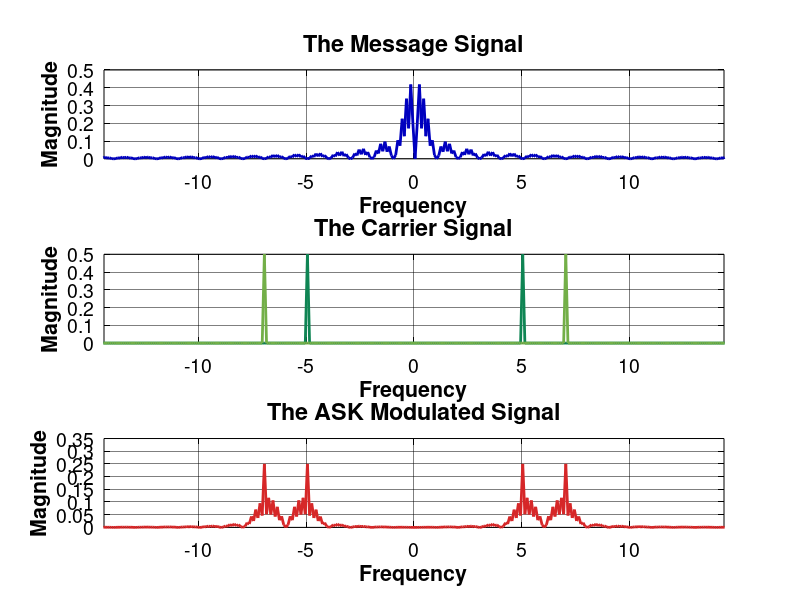
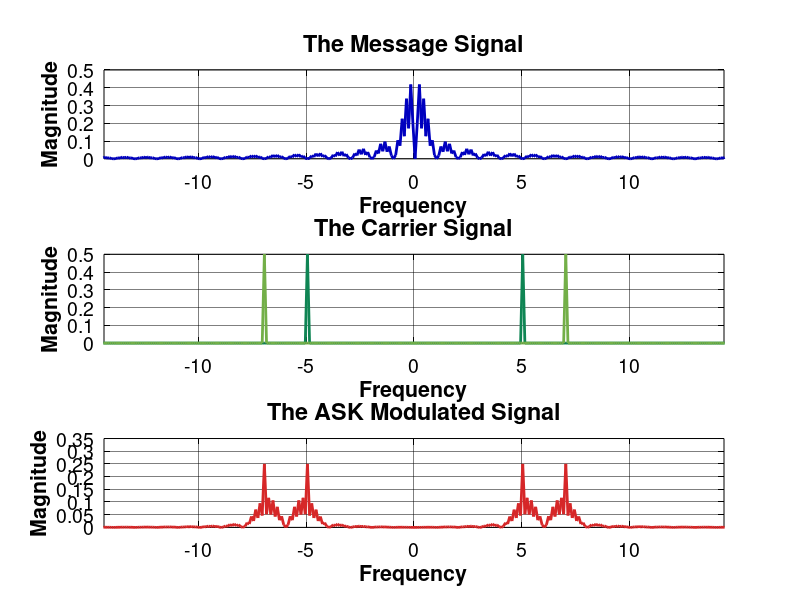
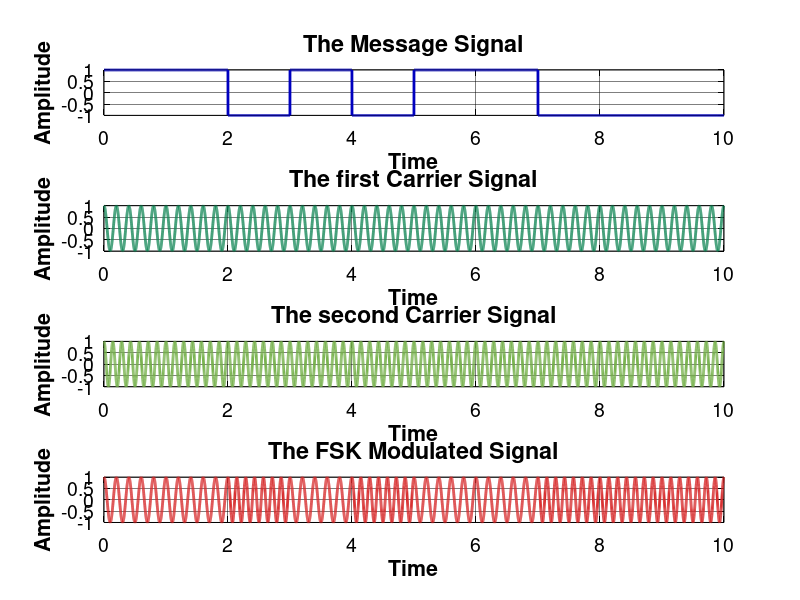
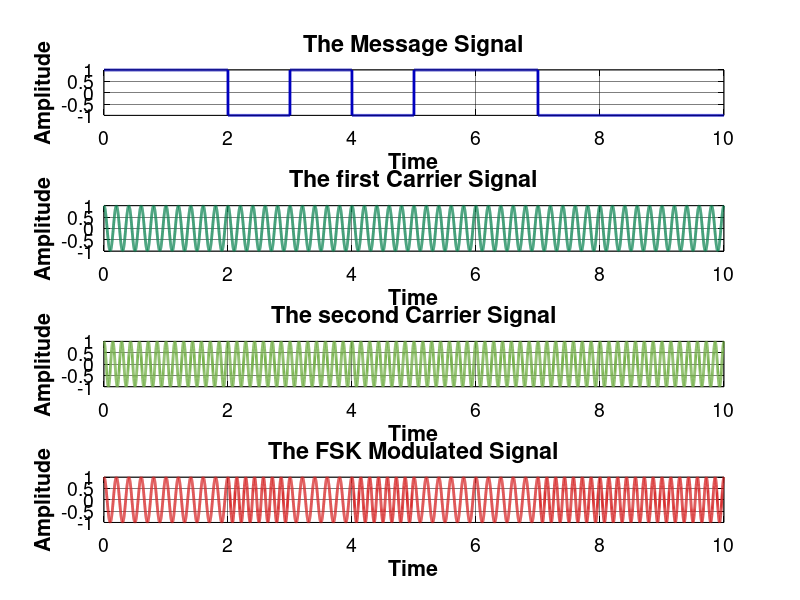

Recreate these plots in MATLAB, in order.
%%%%%%%%%%%%%%%%%%%%%%%%%%%%%%%%%%%%%%%%%%%%%%%%%%%%%%%%%%%%%%%%
%         Illustrating Chapter 10 Digital Modulation :         %
%                                 FSK Modulation               %
%                                                              %
%        Book : Analog & Digital Communication Systems         %
%                   By: Dr.Farnaz Ghassemi                     %
%                          Chapter 10                          %
%                                                              %
%                                                              %
%   Version.1:             03/10/27---Dr.Ghassemi              %
%%%%%%%%%%%%%%%%%%%%%%%%%%%%%%%%%%%%%%%%%%%%%%%%%%%%%%%%%%%%%%%%
close all;
clear all;
clc;
colors=[0,0,0;                       %1-Black
        0,0,0.75;                    %2-Blue
        214/255,39/255,40/255;       %3-Red
        15/255,133/255,84/255;       %4-Green
        118/255,78/255,159/255;      %5-Purple
        225/255,124/255,5/255;       %6-Orange
        56/255,166/255,165/255;      %7-Light Blue
        204/255,80/255,62/255;       %8-Light Red
        115/255,175/255,72/255;      %9-Light Green
        237/255,173/255,8/255;       %10-Light Orange
        148/255,52/255,110/255;      %11-Light Purple
        70/255,0,114/255;            %12-Dark Blue
        0,0.5,0.25                   %13-Green
        ];
grayColor = [0.5, 0.5, 0.5];
marks={'-';'--';':';'-.'};

% Set Text Font
set(0, 'DefaultTextFontName', 'Helvetica', 'DefaultTextFontSize', 18, 'DefaultTextFontWeight', 'bold', 'DefaultTextColor', 'black');

% Set default properties for titles, labels, and axes
set(groot, 'DefaultAxesFontName', 'Helvetica'); % Default font for axes
set(groot, 'DefaultAxesFontSize', 12); % Default font size for axes
set(groot, 'DefaultAxesTitleFontWeight', 'bold'); % Default title weight (optional)

% Set default properties for title font specifically
set(groot, 'DefaultAxesTitleFontSizeMultiplier', 1.2); % Adjust title font size relative to axes font size
set(groot, 'DefaultTextFontName', 'Helvetica'); % Default font for text objects

% Set default properties for all axes
set(groot, 'DefaultAxesFontSize', 14); % Set font size for all axes' tick labels
set(groot, 'DefaultAxesFontName', 'Helvetica'); % Set font for all axes' tick labels
%set(groot, 'DefaultAxesFontWeight', 'bold'); % Set font weight for all axes' tick labels
set(groot, 'DefaultAxesXColor', 'black'); % Set X-axis color
set(groot, 'DefaultAxesYColor', 'black'); % Set Y-axis color

% Set default properties for axes
set(groot, 'DefaultAxesGridLineStyle', '-'); % Default grid line style
set(groot, 'DefaultAxesGridColor', [0 0 0]); % Default grid color (black)
set(groot, 'DefaultAxesGridAlpha', 0.5); % Default grid opacity (fully opaque)
set(groot, 'DefaultAxesLineWidth', 0.5); % Default axes line width (affects grid lines too)

% Box Style for Axe
set(groot, 'DefaultAxesBox', 'on'); % Default: 'on' means axes have a box

%%%%%%%%%%%%%%%%%%%%%%%%%%%%%%%%%%%%%%%%%%%%%%%%%%%%%%%%%%%%%%%%%%%%%%%%%%%
%                              DSB Modulation                                      %
%%%%%%%%%%%%%%%%%%%%%%%%%%%%%%%%%%%%%%%%%%%%%%%%%%%%%%%%%%%%%%%%%%%%%%%%%%%

t0=10;                               	% signal duration
ts=0.001;                            	% sampling interval
fs=1/ts;                             	% sampling frequency
t=[0:ts:t0-ts];                         % time vector
df=0.2;                              	% required frequency resolution



% message signal

p=[1 1 0 1 0 1 1 0 0 0];                % Message signal
m=[];
for i=1: length(p)
    m=[m,p(i)*ones(1,fs)];
end
m_n=m;%(m-mean(m))/max(abs(m));            % normalized message signal
M = fftshift(fft(m_n) / length(m_n));   % Fourier transform 
f = linspace(-fs/2, fs/2, length(M));	% frequency vector



% carrier signal
fc1=5;                              	% carrier frequency
c1=cos(2*pi*fc1.*t);                   	% carrier signal
C1 = fftshift(fft(c1) / length(c1));       % Fourier transform 

fc2=7;                              	% carrier frequency
c2=cos(2*pi*fc2.*t);                   	% carrier signal
C2 = fftshift(fft(c2) / length(c2));       % Fourier transform 

% DSB Modulated signal
u=[];
for i=1:length(p)
    if p(i)==1
        u=[u,ones(1,fs).*c1(1:fs)];                       % DSB Modulated signal
    else
        u=[u,ones(1,fs).*c2(1:fs)];                       % DSB Modulated signal
    end
end
U = fftshift(fft(u) / length(u));      % Fourier transform 

%%%%%%%%%%%%%%%%%%%%%%%%%%%%%%%%%%%%%%%%%%%%%%%%%%%%%%%%%%%%%%%%%%%%%%%%%%%
%                            Plot Figures                                 %
%%%%%%%%%%%%%%%%%%%%%%%%%%%%%%%%%%%%%%%%%%%%%%%%%%%%%%%%%%%%%%%%%%%%%%%%%%%
fp=(fc2+5)*1.2;

% Figure 1: Message Signal
figure
subplot(2,1,1)
plot(t*length(p),m,'Color', colors(2,:),'LineWidth', 2)
xlabel('Time')
ylabel('Amplitude')
title('The message signal')
grid on
subplot(2,1,2)
plot(f,abs(M),'Color', colors(2,:),'LineWidth', 2) 
xlabel('Frequency')
ylabel('Magnitude')
%title('Spectrum of the message signal')
xlim([-fp fp])
grid on
% Figure 2: Carrier Signal
figure
subplot(3,1,1)
plot(t*length(p),c1,'Color', colors(4,:),'LineWidth', 2)
%axis([0 t0 -1.2 1.2])
xlabel('Time')
ylabel('Amplitude')
title('The first carrier signal') 
grid on

subplot(3,1,2)
plot(t*length(p),c2,'Color', colors(9,:),'LineWidth', 2)
%axis([0 t0 -1.2 1.2])
xlabel('Time')
ylabel('Amplitude')
title('The second carrier signal') 
grid on
subplot(3,1,3)
plot(f,abs(C1),'Color', colors(4,:),'LineWidth', 2) 
hold on
plot(f,abs(C2),'Color', colors(9,:),'LineWidth', 2) 
xlabel('Frequency')
ylabel('Magnitude')
legend('First Carrier','Second Carrier')
%title('Spectrum of the message signal')
xlim([-fp fp])
grid on
% Figure 3: DSB Modulated Signal
figure
subplot(2,1,1)
plot(t*length(p),u,'Color', colors(3,:),'LineWidth', 2)
%axis([0 t0 -2 2])
xlabel('Time')
ylabel('Amplitude')
title('The FSK Modulated signal')
grid on
hold on
%plot(t,envelope(u(1:length(t))),'Color', colors(7,:),'LineStyle',marks{2},'LineWidth', 2)
%plot(t,envelope(u(1:length(t)))-mean(envelope(u(1:length(t)))),'Color', colors(12,:),'LineStyle',marks{2},'LineWidth', 2)
subplot(2,1,2)
plot(f,abs(U),'Color', colors(3,:),'LineWidth', 2) 
xlabel('Frequency')
ylabel('Magnitude')
%title('Spectrum of the message signal')
xlim([-fp fp])
grid on

% Figure 4: Time Signals
figure
subplot(4,1,1)
plot(t,m,'Color', colors(2,:),'LineWidth', 2)
xlabel('Time')
ylabel('Amplitude')
title('The Message Signal') 
grid on
subplot(4,1,2)
plot(t,c1,'Color', colors(4,:),'LineWidth', 2)
xlabel('Time')
ylabel('Amplitude')
title('The first Carrier Signal') 
grid on
subplot(4,1,3)
plot(t,c2,'Color', colors(9,:),'LineWidth', 2)
xlabel('Time')
ylabel('Amplitude')
title('The second Carrier Signal') 
grid on
subplot(4,1,4)
plot(t,u,'Color', colors(3,:),'LineWidth', 2)
xlabel('Time')
ylabel('Amplitude')
title('The FSK Modulated Signal')
grid on
hold on
% plot(t,envelope(u(1:length(t))),'Color', colors(7,:),'LineStyle',marks{2},'LineWidth', 2)
% plot(t,envelope(u(1:length(t)))-mean(envelope(u(1:length(t)))),'Color', colors(12,:),'LineStyle',marks{2},'LineWidth', 2)
% legend('Am Modulated Signal','Message Signal with DC Offset','Message Signal')

% Figure 5: Frequency Signals
figure
subplot(3,1,1)
plot(f,abs(M),'Color', colors(2,:),'LineWidth', 2) 
xlim([-fp fp])
xlabel('Frequency')
ylabel('Magnitude')
title('The Message Signal') 
grid on
subplot(3,1,2)
plot(f,abs(C1),'Color', colors(4,:),'LineWidth', 2) 
xlim([-fp fp])
hold on
plot(f,abs(C2),'Color', colors(9,:),'LineWidth', 2) 
xlim([-fp fp])

xlabel('Frequency')
ylabel('Magnitude')
title('The Carrier Signal') 
grid on
subplot(3,1,3)
plot(f,abs(U),'Color', colors(3,:),'LineWidth', 2) 
xlim([-fp fp])
xlabel('Frequency')
ylabel('Magnitude')
title('The ASK Modulated Signal')
grid on
hold on

%%%%%%%%%%%%%%%%%%%%%%%%%%%%%%%%%%%%%%%%%%%%%%%%%%%%%%%%%%%%%%%%%%%%%%%%%%%
%                           Bipolar FSK                                   %
%%%%%%%%%%%%%%%%%%%%%%%%%%%%%%%%%%%%%%%%%%%%%%%%%%%%%%%%%%%%%%%%%%%%%%%%%%%
% message signal

p=[1 1 -1 1 -1 1 1 -1 -1 -1];                % Message signal
m=[];
for i=1: length(p)
    m=[m,p(i)*ones(1,fs)];
end
m_n=m;%(m-mean(m))/max(abs(m));            % normalized message signal
M = fftshift(fft(m_n) / length(m_n));   % Fourier transform 
f = linspace(-fs/2, fs/2, length(M));	% frequency vector



% carrier signal
fc1=5;                              	% carrier frequency
c1=cos(2*pi*fc1.*t);                   	% carrier signal
C1 = fftshift(fft(c1) / length(c1));       % Fourier transform 

fc2=7;                              	% carrier frequency
c2=cos(2*pi*fc2.*t);                   	% carrier signal
C2 = fftshift(fft(c2) / length(c2));       % Fourier transform 

% DSB Modulated signal
u=[];
for i=1:length(p)
    if p(i)==1
        u=[u,ones(1,fs).*c1(1:fs)];                       % DSB Modulated signal
    else
        u=[u,ones(1,fs).*c2(1:fs)];                       % DSB Modulated signal
    end
end
U = fftshift(fft(u) / length(u));      % Fourier transform 

%%%%%%%%%%%%%%%%%%%%%%%%%%%%%%%%%%%%%%%%%%%%%%%%%%%%%%%%%%%%%%%%%%%%%%%%%%%
%                            Plot Figures                                 %
%%%%%%%%%%%%%%%%%%%%%%%%%%%%%%%%%%%%%%%%%%%%%%%%%%%%%%%%%%%%%%%%%%%%%%%%%%%
fp=(fc2+5)*1.2;

% Figure 1: Message Signal
figure
subplot(2,1,1)
plot(t*length(p),m,'Color', colors(2,:),'LineWidth', 2)
xlabel('Time')
ylabel('Amplitude')
title('The message signal')
grid on
subplot(2,1,2)
plot(f,abs(M),'Color', colors(2,:),'LineWidth', 2) 
xlabel('Frequency')
ylabel('Magnitude')
%title('Spectrum of the message signal')
xlim([-fp fp])
grid on
% Figure 2: Carrier Signal
figure
subplot(3,1,1)
plot(t*length(p),c1,'Color', colors(4,:),'LineWidth', 2)
%axis([0 t0 -1.2 1.2])
xlabel('Time')
ylabel('Amplitude')
title('The first carrier signal') 
grid on

subplot(3,1,2)
plot(t*length(p),c2,'Color', colors(9,:),'LineWidth', 2)
%axis([0 t0 -1.2 1.2])
xlabel('Time')
ylabel('Amplitude')
title('The second carrier signal') 
grid on
subplot(3,1,3)
plot(f,abs(C1),'Color', colors(4,:),'LineWidth', 2) 
hold on
plot(f,abs(C2),'Color', colors(9,:),'LineWidth', 2) 
xlabel('Frequency')
ylabel('Magnitude')
legend('First Carrier','Second Carrier')
%title('Spectrum of the message signal')
xlim([-fp fp])
grid on
% Figure 3: DSB Modulated Signal
figure
subplot(2,1,1)
plot(t*length(p),u,'Color', colors(3,:),'LineWidth', 2)
%axis([0 t0 -2 2])
xlabel('Time')
ylabel('Amplitude')
title('The FSK Modulated signal')
grid on
hold on
%plot(t,envelope(u(1:length(t))),'Color', colors(7,:),'LineStyle',marks{2},'LineWidth', 2)
%plot(t,envelope(u(1:length(t)))-mean(envelope(u(1:length(t)))),'Color', colors(12,:),'LineStyle',marks{2},'LineWidth', 2)
subplot(2,1,2)
plot(f,abs(U),'Color', colors(3,:),'LineWidth', 2) 
xlabel('Frequency')
ylabel('Magnitude')
%title('Spectrum of the message signal')
xlim([-fp fp])
grid on

% Figure 4: Time Signals
figure
subplot(4,1,1)
plot(t,m,'Color', colors(2,:),'LineWidth', 2)
xlabel('Time')
ylabel('Amplitude')
title('The Message Signal') 
grid on
subplot(4,1,2)
plot(t,c1,'Color', colors(4,:),'LineWidth', 2)
xlabel('Time')
ylabel('Amplitude')
title('The first Carrier Signal') 
grid on
subplot(4,1,3)
plot(t,c2,'Color', colors(9,:),'LineWidth', 2)
xlabel('Time')
ylabel('Amplitude')
title('The second Carrier Signal') 
grid on
subplot(4,1,4)
plot(t,u,'Color', colors(3,:),'LineWidth', 2)
xlabel('Time')
ylabel('Amplitude')
title('The FSK Modulated Signal')
grid on
hold on
% plot(t,envelope(u(1:length(t))),'Color', colors(7,:),'LineStyle',marks{2},'LineWidth', 2)
% plot(t,envelope(u(1:length(t)))-mean(envelope(u(1:length(t)))),'Color', colors(12,:),'LineStyle',marks{2},'LineWidth', 2)
% legend('Am Modulated Signal','Message Signal with DC Offset','Message Signal')

% Figure 5: Frequency Signals
figure
subplot(3,1,1)
plot(f,abs(M),'Color', colors(2,:),'LineWidth', 2) 
xlim([-fp fp])
xlabel('Frequency')
ylabel('Magnitude')
title('The Message Signal') 
grid on
subplot(3,1,2)
plot(f,abs(C1),'Color', colors(4,:),'LineWidth', 2) 
xlim([-fp fp])
hold on
plot(f,abs(C2),'Color', colors(9,:),'LineWidth', 2) 
xlim([-fp fp])

xlabel('Frequency')
ylabel('Magnitude')
title('The Carrier Signal') 
grid on
subplot(3,1,3)
plot(f,abs(U),'Color', colors(3,:),'LineWidth', 2) 
xlim([-fp fp])
xlabel('Frequency')
ylabel('Magnitude')
title('The ASK Modulated Signal')
grid on
hold on


%%%%%%%%%%%%%%%%%%%%%%%%%%%%%%%%%%%%%%%%%%%%%%%%%%%%%%%%%%%%%%%%%%%%%%%%%%%
%                            Save Figures                                 %
%%%%%%%%%%%%%%%%%%%%%%%%%%%%%%%%%%%%%%%%%%%%%%%%%%%%%%%%%%%%%%%%%%%%%%%%%%%
PM=cd;
FolderName = [PM,'\PNG\']   % Your destination folder
FigList = findobj(allchild(0), 'flat', 'Type', 'figure');
for iFig = 1:length(FigList)
  FigHandle = FigList(iFig);
  set(gcf, 'Position', [100, 100, 1200, 800]); % Set size again
  %FigName   = [num2str(iFig)]%;get(FigHandle, 'Name');
  FigName   = num2str(get(FigHandle, 'Number'))
  set(0, 'CurrentFigure', FigHandle);
  savefig(gcf, [FolderName, FigName, '.fig']);
  print(gcf, [FolderName, FigName, '.png'], '-dpng', '-r300');
  %close(gcf)
end
